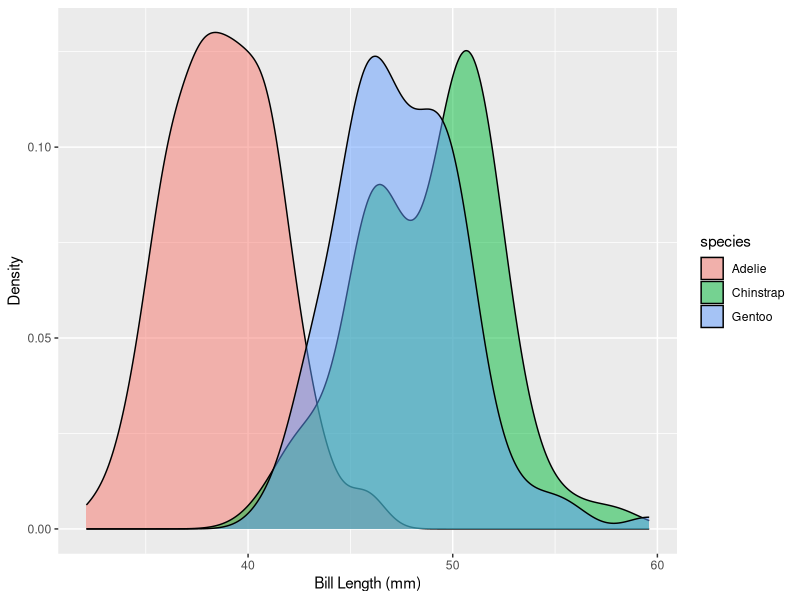
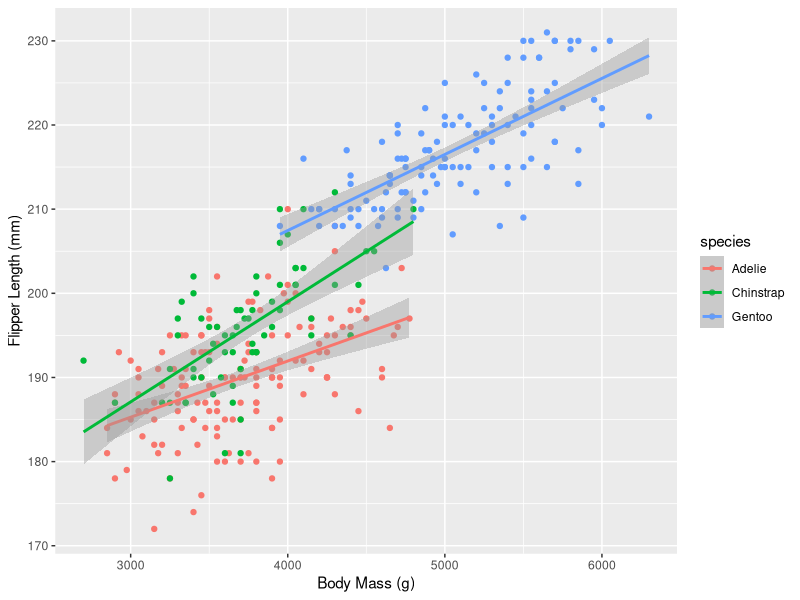
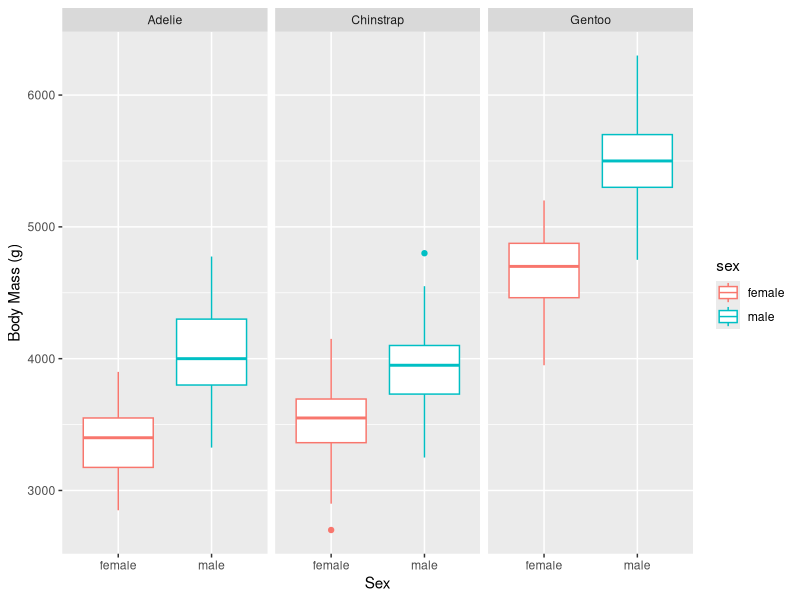

These charts were generated, in order, by the following R code:
## ---- chunk 1
knitr::opts_chunk$set(echo = TRUE)
library(palmerpenguins) 
library(tidyverse)
## ---- chunk 2
penguins %>%
  ggplot() +
  xlab("Bill Length (mm)")+
  ylab("Density")+
  geom_density(mapping = aes(x = bill_length_mm, fill=species), alpha=0.5)
## ---- chunk 3
penguins %>% 
  ggplot()+
  xlab("Body Mass (g)")+
  ylab("Flipper Length (mm)")+
  geom_point(mapping = aes(x = body_mass_g, y = flipper_length_mm, color = species)) + 
  geom_smooth(method = "lm", mapping = aes(x = body_mass_g, y = flipper_length_mm, color = species)) 
  
## ---- chunk 4
penguins_no_na <- penguins %>% filter (!is.na(sex))
penguins_no_na %>% 
  ggplot()+
  xlab("Sex")+
  ylab("Body Mass (g)")+
  geom_boxplot(mapping = aes(x = sex, y = body_mass_g, color = sex))+
  facet_wrap(~species)
